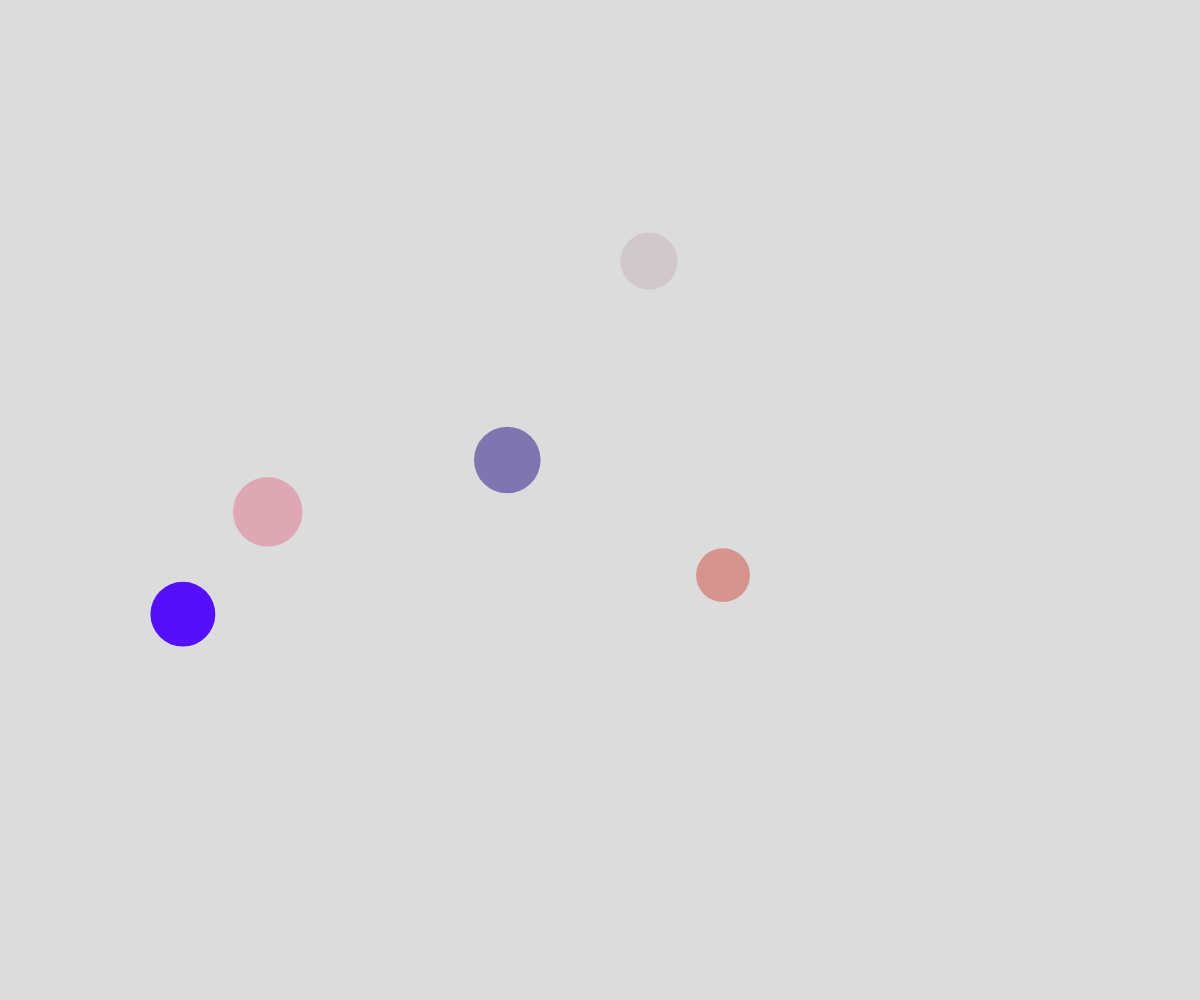
Frame 1 (no input)
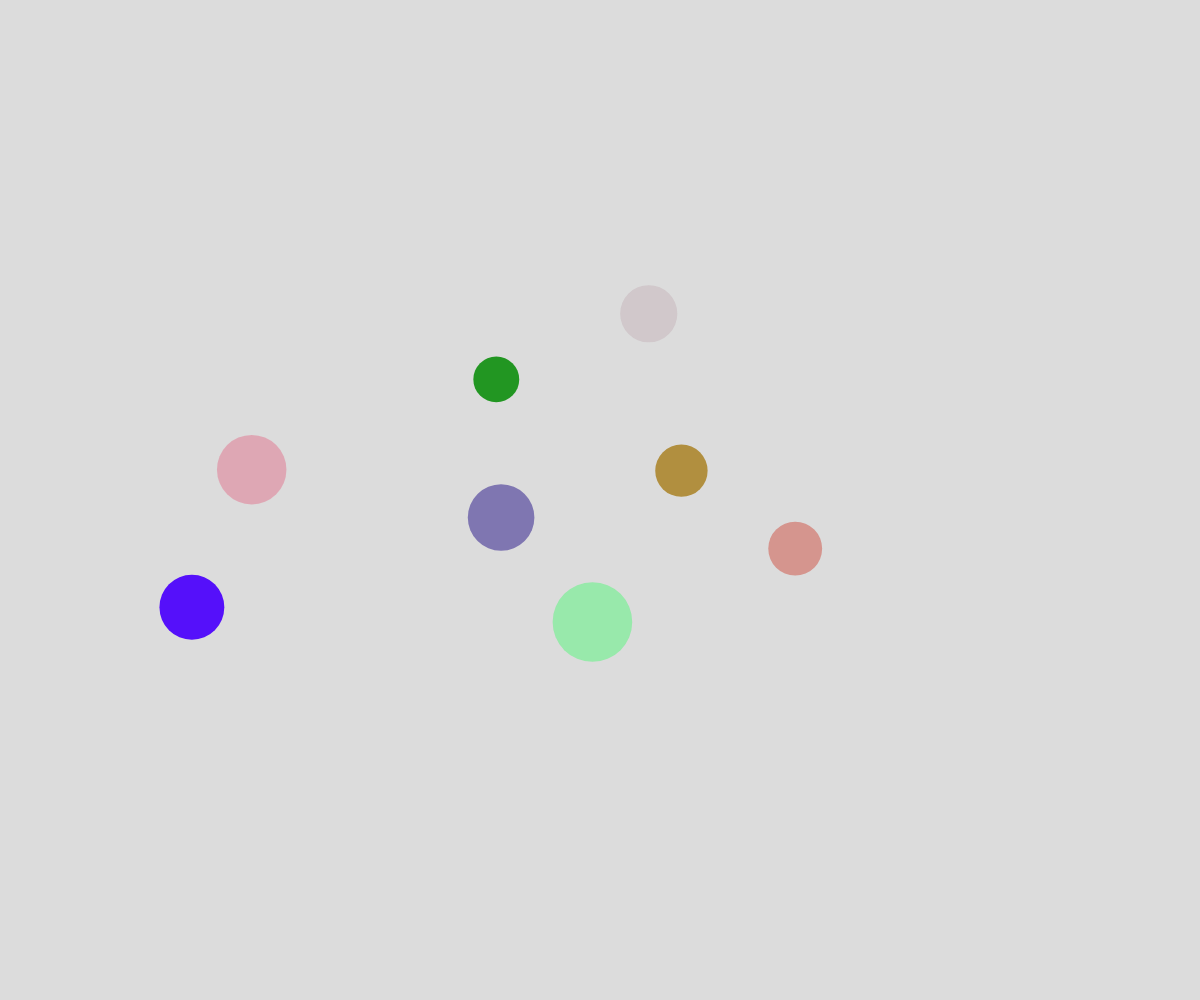
Frame 60 (no input)
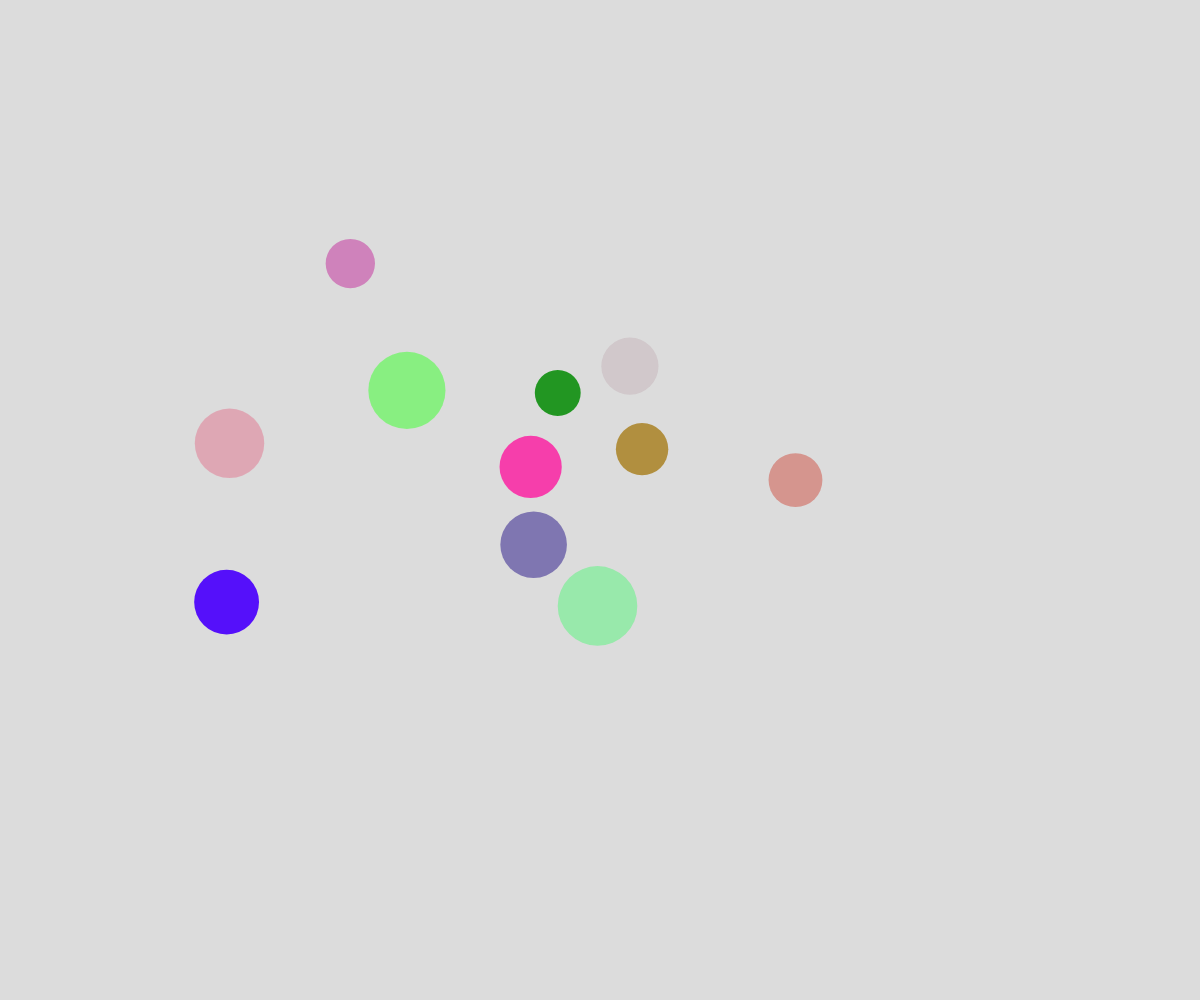
Frame 120 (the mouse pressed at the canvas centre since frame 60)

The p5.js sketch that drew these frames (run headless with seeded random() and noise() and a simulated clock; from frame 60 on, the mouse is pressed at the canvas centre):

// p5.js sketch
// ── sketch.js
// Bubble Object Notation Demo
// shows how to delete objects from the array



let theBubbles = [];
let deathLocations = [];

function setup() {
  createCanvas(windowWidth, windowHeight);
  noStroke();

  for (let i = 0; i < 5; i++) {
    spawnBubble();
  }

  //create a new bubble every half second
  window.setInterval(spawnBubble, 500);
}

function draw() {
  background(220);
  // moveBubblesRandomly();
  moveBubblesWithNoise();
  displayBubbles();
  displayDeathSpots();
}

function mousePressed() {
  for (let bubble of theBubbles) {
    if (clickedInBubble(mouseX, mouseY, bubble)) {
      let theIndex = theBubbles.indexOf(bubble);
      theBubbles.splice(theIndex, 1);
      addDeath(mouseX, mouseY);
    }
  }
}

function displayDeathSpots() {
  for (let spot of deathLocations) {
    textAlign(CENTER, CENTER);
    fill("blue");
    textSize(30);
    text("pop", spot.x, spot.y);
  }
}

function addDeath(thex, they) {
  let deathSpot = {
    x: thex, 
    y: they,
  };
  deathLocations.push(deathSpot);
}

function clickedInBubble(x, y, theBubble) {
  let distanceAway = dist(x, y, theBubble.x, theBubble.y);
  return distanceAway < theBubble.radius;
}


function displayBubbles() {
  for (let bubble of theBubbles) {
    fill(bubble.r, bubble.g, bubble.b, bubble.alpha);
    circle(bubble.x, bubble.y, bubble.radius * 2);
  }
}

function moveBubblesWithNoise() {
  for (let bubble of theBubbles) {
    let x = noise(bubble.timeX) * width;
    let y = noise(bubble.timeY) * height;

    bubble.x = x;
    bubble.y = y;

    bubble.timeX += bubble.deltaTime;
    bubble.timeY += bubble.deltaTime;
  }
}

function moveBubblesRandomlys() {
  for (let bubble of theBubbles) {
    let choice = random(100);
    if (choice < 50) {
      //move up
      bubble.y -= bubble.speed;
    }
    else if (choice < 65) {
      //move down
      bubble.y += bubble.speed;
    }
    else if (choice < 80) {
      //move right
      bubble.x += bubble.speed;
    }
    else {
      //move left
      bubble.x -= bubble.speed;
    }
  }
}

function spawnBubble() {
  let someBubble = {
    x: random(width),
    y: height + random(0, 25),
    speed: random(2, 5),
    radius: random(20, 40),
    r: random(255),
    g: random(255),
    b: random(255),
    alpha: random(100, 255),
    timeX: random(10000000000),
    timeY: random(10000000000),
    deltaTime: 0.001,
  };
  theBubbles.push(someBubble);
}
